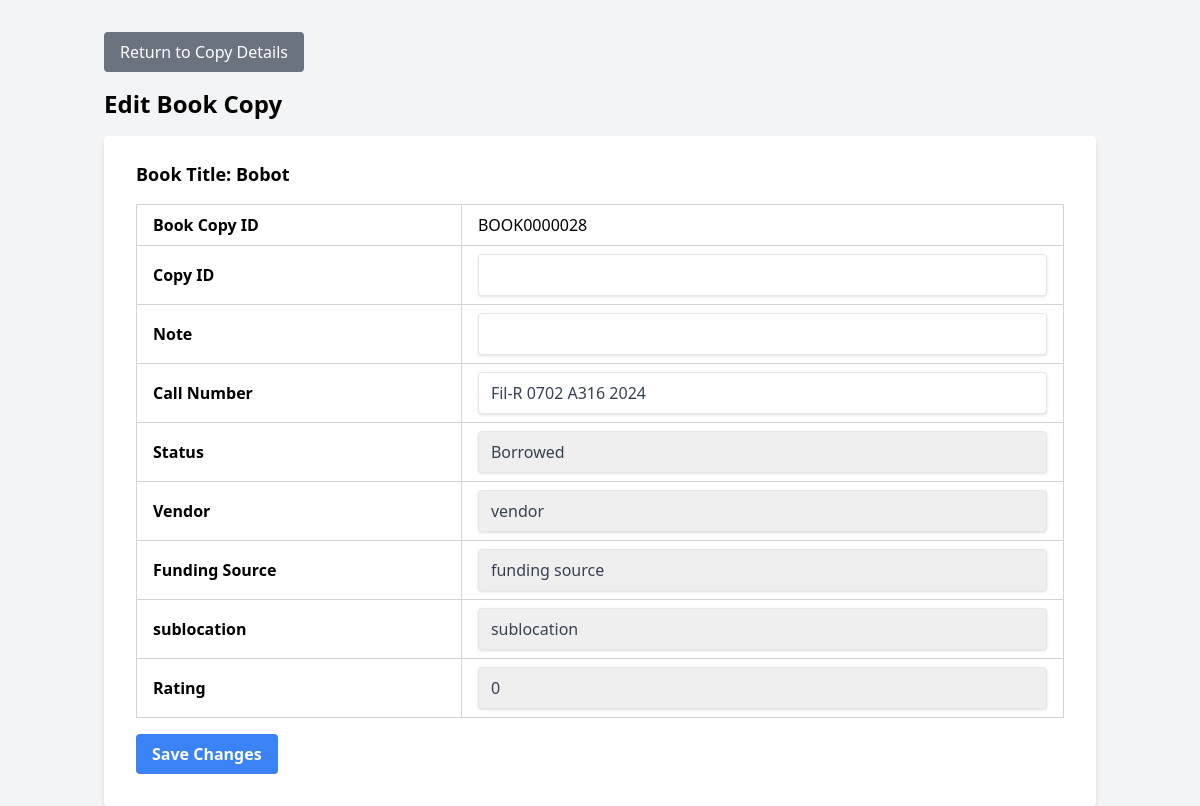
The app's page /dashboard/page/include/edit_copy.php?book_copy_ID=834 with its own data.
### tables this page shows
CREATE TABLE `book_copies` (
  `book_copy_ID` int(11) NOT NULL,
  `book_id` int(11) NOT NULL,
  `book_copy` varchar(50) NOT NULL,
  `copy_ID` varchar(50) NOT NULL,
  `B_title` varchar(255) NOT NULL,
  `status` enum('Available','Borrowed','Reserved') DEFAULT NULL,
  `callNumber` varchar(50) DEFAULT NULL,
  `circulationType` varchar(50) DEFAULT NULL,
  `dateAcquired` date DEFAULT NULL,
  `description1` text DEFAULT NULL,
  `description2` text DEFAULT NULL,
  `description3` text DEFAULT NULL,
  `number1` int(11) DEFAULT NULL,
  `number2` int(11) DEFAULT NULL,
  `number3` int(11) DEFAULT NULL,
  `sublocation` varchar(100) DEFAULT NULL,
  `vendor` varchar(100) DEFAULT NULL,
  `fundingSource` varchar(100) DEFAULT NULL,
  `rating` int(11) NOT NULL DEFAULT 0,
  `note` varchar(50) NOT NULL
);

CREATE TABLE `book` (
  `book_id` int(11) NOT NULL,
  `B_title` varchar(255) NOT NULL,
  `subtitle` varchar(255) DEFAULT NULL,
  `author` varchar(255) DEFAULT NULL,
  `edition` varchar(255) DEFAULT NULL,
  `LCCN` varchar(255) DEFAULT NULL,
  `ISBN` varchar(255) DEFAULT NULL,
  `ISSN` varchar(255) DEFAULT NULL,
  `MT` varchar(255) DEFAULT NULL,
  `ST` varchar(255) DEFAULT NULL,
  `journal` varchar(255) NOT NULL,
  `place` varchar(255) DEFAULT NULL,
  `publisher` varchar(255) DEFAULT NULL,
  `Pdate` date DEFAULT NULL,
  `copyright` varchar(255) DEFAULT NULL,
  `extent` varchar(255) DEFAULT NULL,
  `Odetail` text DEFAULT NULL,
  `size` varchar(255) DEFAULT NULL,
  `url` varchar(255) DEFAULT NULL,
  `Description` text DEFAULT NULL,
  `UTitle` varchar(255) DEFAULT NULL,
  `VForm` varchar(255) DEFAULT NULL,
  `SUTitle` varchar(255) DEFAULT NULL,
  `volume` int(11) DEFAULT NULL,
  `note` varchar(50) DEFAULT NULL,
  `photo` varchar(255) DEFAULT NULL
);

### dashboard/page/include/edit_copy.php (the view, shortened to what this page needs)
<?php
    include '../../config.php';
    $book_copy_ID = isset($_GET['book_copy_ID']) ? $_GET['book_copy_ID'] : '';
    $vendors_result = $conn->query("SELECT id, name FROM vendor");
    $fund_result = $conn->query("SELECT id, name FROM fundingsource");
    $sub_result = $conn->query("SELECT id, name FROM sublocation");
    $sql = "SELECT bc.*, b.B_title,
                    v.name AS vendor_name,
                    fs.name AS funding_source_name,
                    sl.name AS sublocation_name
            FROM book_copies bc
            JOIN book b ON bc.book_ID = b.book_ID
            LEFT JOIN vendor v ON bc.vendor = v.id
            LEFT JOIN fundingsource fs ON bc.fundingSource = fs.id
            LEFT JOIN sublocation sl ON bc.sublocation = sl.id
            WHERE bc.book_copy_ID = '" . $conn->real_escape_string($book_copy_ID) . "'";
    $result = $conn->query($sql);
    if (!$result) {
        $message = "Error retrieving copy details: " . $conn->error;
        $message_type = "error";
        $copy_data = [];
    } elseif ($result->num_rows == 0) {
        $message = "No copy found with the specified ID.";
        $message_type = "warning";
        $copy_data = [];
    } else {
        $copy_data = $result->fetch_assoc();
    }
?>
<!DOCTYPE html>
<html lang="en">
<head>
    <script src="https://cdn.tailwindcss.com"></script>
</head>
<body class="bg-gray-100">
    <div class="container mx-auto mt-8 px-4">
        <a href="../viewcopy.php?book_copy_ID=<?php echo urlencode($book_copy_ID); ?>"
            class="bg-gray-500 text-white px-4 py-2 rounded hover:bg-gray-600 inline-block mb-4">Return to Copy Details</a>
        <h2 class="text-2xl font-semibold mb-4">Edit Book Copy</h2>
        <?php if (!empty($copy_data)): ?>
        <form method="POST" class="bg-white shadow-md rounded px-8 pt-6 pb-8">
            <div class="mb-4">
                <h3 class="text-lg font-bold">Book Title: <?php echo htmlspecialchars($copy_data['B_title']); ?></h3>
            </div>
            <table class="table-auto w-full border-collapse border border-gray-300">
                <tbody>
                    <tr>
                        <td class="border border-gray-300 px-4 py-2 font-semibold">Book Copy ID</td>
                        <td class="border border-gray-300 px-4 py-2">
                            <?php echo htmlspecialchars($copy_data['book_copy']); ?>
                        </td>
                    </tr>
                    <tr>
                        <td class="border border-gray-300 px-4 py-2 font-semibold">Copy ID</td>
                        <td class="border border-gray-300 px-4 py-2">
                            <input type="text" class="shadow appearance-none border rounded w-full py-2 px-3 text-gray-700 focus:outline-none focus:shadow-outline" id="copy_ID" name="copy_ID" value="<?php echo htmlspecialchars($copy_data['copy_ID']); ?>" >
                        </td>
                    </tr>
                    <tr>
                        <td class="border border-gray-300 px-4 py-2 font-semibold">Note</td>
                        <td class="border border-gray-300 px-4 py-2">
                            <input type="text" class="shadow appearance-none border rounded w-full py-2 px-3 text-gray-700 focus:outline-none focus:shadow-outline" id="note" name="note" value="<?php echo htmlspecialchars($copy_data['note']); ?>" >
                        </td>
                    </tr>
                    <tr>
                        <td class="border border-gray-300 px-4 py-2 font-semibold">Call Number</td>
                        <td class="border border-gray-300 px-4 py-2">
                            <input type="text" class="shadow appearance-none border rounded w-full py-2 px-3 text-gray-700 focus:outline-none focus:shadow-outline" id="callNumber" name="callNumber" value="<?php echo htmlspecialchars($copy_data['callNumber']); ?>" >
                        </td>
                    </tr>
                    <tr>
                        <td class="border border-gray-300 px-4 py-2 font-semibold">Status</td>
                        <td class="border border-gray-300 px-4 py-2">
                            <select class="shadow appearance-none border rounded w-full py-2 px-3 text-gray-700 focus:outline-none focus:shadow-outline" id="status" name="status" >
                                <option value="Borrowed" <?php echo $copy_data['status'] == 'Borrowed' ? 'selected' : ''; ?>>Borrowed</option>
                            </select>
                        </td>
                    </tr>
                    <tr>
                        <td class="border border-gray-300 px-4 py-2 font-semibold">Vendor</td>
                        <td class="border border-gray-300 px-4 py-2">
                            <select name="vendor" id="vendor" class="shadow appearance-none border rounded w-full py-2 px-3 text-gray-700 focus:outline-none focus:shadow-outline">
                            <?php
                                while ($vendor_row = $vendors_result->fetch_assoc()) {
                                    $selected = ($vendor_row['vendor'] == $copy_data['vendor_name']) ? 'selected' : '';
                                    echo "<option value='{$vendor_row['name']}' $selected>{$vendor_row['name']}</option>";
                                }
                            ?>
                            </select>
                        </td>
                    </tr>
                    <tr>
                        <td class="border border-gray-300 px-4 py-2 font-semibold">Funding Source</td>
                        <td class="border border-gray-300 px-4 py-2">
                            <select name="fundingSource" id="fundingSource" class="shadow appearance-none border rounded w-full py-2 px-3 text-gray-700 focus:outline-none focus:shadow-outline">
                            <?php
                                while ($fund_row = $fund_result->fetch_assoc()) {
                                    $selected = ($fund_row['fundingsource'] == $copy_data['funding_source_name']) ? 'selected' : '';
                                    echo "<option value='{$fund_row['name']}' $selected>{$fund_row['name']}</option>";
                                }
                            ?>
                            </select>
                        </td>
                    </tr>
                    <tr>
                        <td class="border border-gray-300 px-4 py-2 font-semibold">sublocation</td>
                        <td class="border border-gray-300 px-4 py-2">
                            <select name="sublocation" id="sublocation" class="shadow appearance-none border rounded w-full py-2 px-3 text-gray-700 focus:outline-none focus:shadow-outline">
                            <?php
                                while ($sub_row = $sub_result->fetch_assoc()) {
                                    $selected = ($sub_row['sublocation'] == $copy_data['sublocation_name']) ? 'selected' : '';
                                    echo "<option value='{$sub_row['name']}' $selected>{$sub_row['name']}</option>";
                                }
                            ?>
                            </select>
                        </td>
                    </tr>
                    <tr>
                        <td class="border border-gray-300 px-4 py-2 font-semibold">Rating</td>
                        <td class="border border-gray-300 px-4 py-2">
                            <select class="shadow appearance-none border rounded w-full py-2 px-3 text-gray-700 focus:outline-none focus:shadow-outline" id="rating" name="rating" >
                                <option value="0" <?php echo $copy_data['rating'] == '0' ? 'selected' : ''; ?>>0</option>
                            </select>
                        </td>
                    </tr>
                </tbody>
            </table>
            <div class="flex items-center justify-between mt-4">
                <button type="submit" class="bg-blue-500 hover:bg-blue-700 text-white font-bold py-2 px-4 rounded focus:outline-none focus:shadow-outline" onclick="return confirm('Are you sure you want to save the changes to this book copy?');">Save Changes</button>
            </div>
        </form>
        <?php endif; ?>
    </div>
</body>
</html>

### records on screen
book_copies: book.B_title "Bobot", book_copy "BOOK0000028", callNumber "Fil-R 0702 A316 2024", status "Borrowed", rating "0"

### other values on screen
form field vendor "vendor"
form field fundingSource "funding source"
form field sublocation "sublocation"
